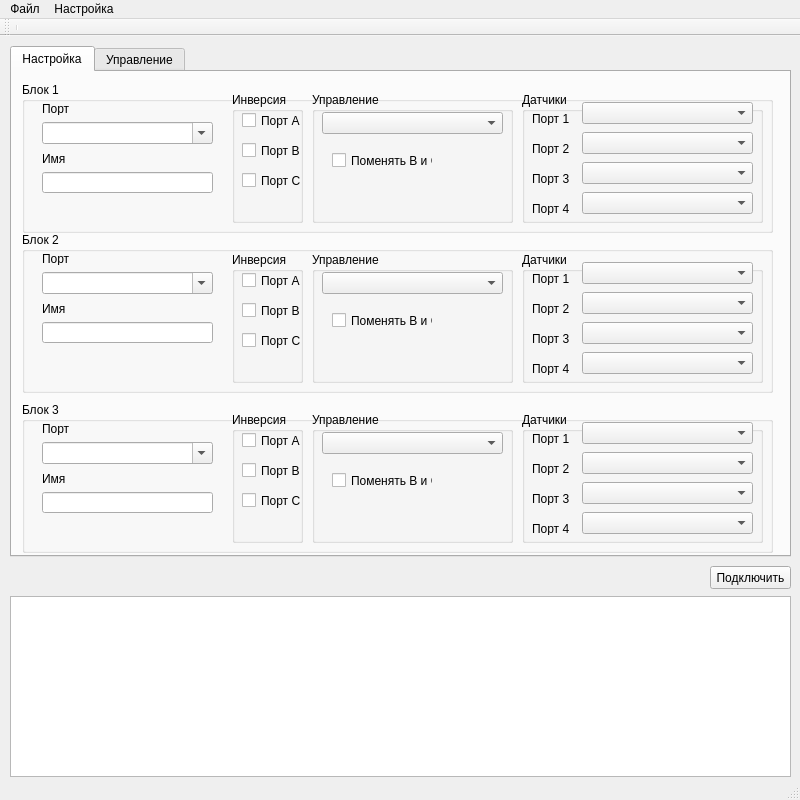
<?xml version="1.0" encoding="UTF-8"?>
<ui version="4.0">
 <class>RC</class>
 <widget class="QMainWindow" name="RC">
  <property name="geometry">
   <rect>
    <x>0</x>
    <y>0</y>
    <width>800</width>
    <height>800</height>
   </rect>
  </property>
  <property name="sizePolicy">
   <sizepolicy hsizetype="Fixed" vsizetype="Fixed">
    <horstretch>0</horstretch>
    <verstretch>0</verstretch>
   </sizepolicy>
  </property>
  <property name="minimumSize">
   <size>
    <width>800</width>
    <height>800</height>
   </size>
  </property>
  <property name="maximumSize">
   <size>
    <width>800</width>
    <height>800</height>
   </size>
  </property>
  <property name="windowTitle">
   <string>RC</string>
  </property>
  <widget class="QWidget" name="centralWidget">
   <widget class="QTabWidget" name="tabWidget">
    <property name="geometry">
     <rect>
      <x>10</x>
      <y>10</y>
      <width>781</width>
      <height>511</height>
     </rect>
    </property>
    <property name="sizePolicy">
     <sizepolicy hsizetype="Maximum" vsizetype="Maximum">
      <horstretch>20</horstretch>
      <verstretch>20</verstretch>
     </sizepolicy>
    </property>
    <property name="sizeIncrement">
     <size>
      <width>800</width>
      <height>600</height>
     </size>
    </property>
    <property name="baseSize">
     <size>
      <width>800</width>
      <height>600</height>
     </size>
    </property>
    <property name="currentIndex">
     <number>0</number>
    </property>
    <widget class="QWidget" name="tab">
     <attribute name="title">
      <string>Настройка</string>
     </attribute>
     <widget class="QGroupBox" name="Block1">
      <property name="geometry">
       <rect>
        <x>10</x>
        <y>10</y>
        <width>751</width>
        <height>151</height>
       </rect>
      </property>
      <property name="title">
       <string>Блок 1</string>
      </property>
      <widget class="QComboBox" name="Port1">
       <property name="geometry">
        <rect>
         <x>20</x>
         <y>40</y>
         <width>171</width>
         <height>22</height>
        </rect>
       </property>
       <property name="editable">
        <bool>true</bool>
       </property>
      </widget>
      <widget class="QLabel" name="LablePort">
       <property name="geometry">
        <rect>
         <x>20</x>
         <y>20</y>
         <width>46</width>
         <height>13</height>
        </rect>
       </property>
       <property name="text">
        <string>Порт</string>
       </property>
      </widget>
      <widget class="QLabel" name="LabelName1">
       <property name="geometry">
        <rect>
         <x>20</x>
         <y>70</y>
         <width>46</width>
         <height>13</height>
        </rect>
       </property>
       <property name="text">
        <string>Имя</string>
       </property>
      </widget>
      <widget class="QLineEdit" name="Name1">
       <property name="geometry">
        <rect>
         <x>20</x>
         <y>90</y>
         <width>171</width>
         <height>21</height>
        </rect>
       </property>
      </widget>
      <widget class="QGroupBox" name="Inverse1">
       <property name="geometry">
        <rect>
         <x>210</x>
         <y>10</y>
         <width>71</width>
         <height>131</height>
        </rect>
       </property>
       <property name="title">
        <string>Инверсия</string>
       </property>
       <widget class="QCheckBox" name="InvA1">
        <property name="geometry">
         <rect>
          <x>10</x>
          <y>20</y>
          <width>61</width>
          <height>17</height>
         </rect>
        </property>
        <property name="text">
         <string>Порт А</string>
        </property>
       </widget>
       <widget class="QCheckBox" name="InvB1">
        <property name="geometry">
         <rect>
          <x>10</x>
          <y>50</y>
          <width>61</width>
          <height>17</height>
         </rect>
        </property>
        <property name="text">
         <string>Порт B</string>
        </property>
       </widget>
       <widget class="QCheckBox" name="InvC1">
        <property name="geometry">
         <rect>
          <x>10</x>
          <y>80</y>
          <width>61</width>
          <height>17</height>
         </rect>
        </property>
        <property name="text">
         <string>Порт C</string>
        </property>
       </widget>
      </widget>
      <widget class="QGroupBox" name="GroupContr1">
       <property name="geometry">
        <rect>
         <x>290</x>
         <y>10</y>
         <width>201</width>
         <height>131</height>
        </rect>
       </property>
       <property name="title">
        <string>Управление</string>
       </property>
       <widget class="QComboBox" name="Contr1">
        <property name="geometry">
         <rect>
          <x>10</x>
          <y>20</y>
          <width>181</width>
          <height>22</height>
         </rect>
        </property>
       </widget>
       <widget class="QCheckBox" name="ReplaceBC1">
        <property name="geometry">
         <rect>
          <x>20</x>
          <y>60</y>
          <width>101</width>
          <height>17</height>
         </rect>
        </property>
        <property name="text">
         <string>Поменять В и С</string>
        </property>
       </widget>
      </widget>
      <widget class="QGroupBox" name="GroupSens1">
       <property name="geometry">
        <rect>
         <x>500</x>
         <y>10</y>
         <width>241</width>
         <height>131</height>
        </rect>
       </property>
       <property name="title">
        <string>Датчики</string>
       </property>
       <widget class="QComboBox" name="Sens11">
        <property name="geometry">
         <rect>
          <x>60</x>
          <y>10</y>
          <width>171</width>
          <height>22</height>
         </rect>
        </property>
       </widget>
       <widget class="QComboBox" name="Sens13">
        <property name="geometry">
         <rect>
          <x>60</x>
          <y>70</y>
          <width>171</width>
          <height>22</height>
         </rect>
        </property>
       </widget>
       <widget class="QComboBox" name="Sens14">
        <property name="geometry">
         <rect>
          <x>60</x>
          <y>100</y>
          <width>171</width>
          <height>22</height>
         </rect>
        </property>
       </widget>
       <widget class="QComboBox" name="Sens12">
        <property name="geometry">
         <rect>
          <x>60</x>
          <y>40</y>
          <width>171</width>
          <height>22</height>
         </rect>
        </property>
       </widget>
       <widget class="QLabel" name="LabelSens11">
        <property name="geometry">
         <rect>
          <x>10</x>
          <y>20</y>
          <width>46</width>
          <height>13</height>
         </rect>
        </property>
        <property name="text">
         <string>Порт 1</string>
        </property>
       </widget>
       <widget class="QLabel" name="LabelSens12">
        <property name="geometry">
         <rect>
          <x>10</x>
          <y>50</y>
          <width>46</width>
          <height>13</height>
         </rect>
        </property>
        <property name="text">
         <string>Порт 2</string>
        </property>
       </widget>
       <widget class="QLabel" name="LabelSens13">
        <property name="geometry">
         <rect>
          <x>10</x>
          <y>80</y>
          <width>46</width>
          <height>13</height>
         </rect>
        </property>
        <property name="text">
         <string>Порт 3</string>
        </property>
       </widget>
       <widget class="QLabel" name="LabelSens14">
        <property name="geometry">
         <rect>
          <x>10</x>
          <y>110</y>
          <width>46</width>
          <height>13</height>
         </rect>
        </property>
        <property name="text">
         <string>Порт 4</string>
        </property>
       </widget>
      </widget>
     </widget>
     <widget class="QGroupBox" name="Block2">
      <property name="geometry">
       <rect>
        <x>10</x>
        <y>160</y>
        <width>751</width>
        <height>161</height>
       </rect>
      </property>
      <property name="title">
       <string>Блок 2</string>
      </property>
      <widget class="QComboBox" name="Port2">
       <property name="geometry">
        <rect>
         <x>20</x>
         <y>40</y>
         <width>171</width>
         <height>22</height>
        </rect>
       </property>
       <property name="editable">
        <bool>true</bool>
       </property>
      </widget>
      <widget class="QLabel" name="LabelPort2">
       <property name="geometry">
        <rect>
         <x>20</x>
         <y>20</y>
         <width>46</width>
         <height>13</height>
        </rect>
       </property>
       <property name="text">
        <string>Порт</string>
       </property>
      </widget>
      <widget class="QLabel" name="LabelName2">
       <property name="geometry">
        <rect>
         <x>20</x>
         <y>70</y>
         <width>46</width>
         <height>13</height>
        </rect>
       </property>
       <property name="text">
        <string>Имя</string>
       </property>
      </widget>
      <widget class="QLineEdit" name="Name2">
       <property name="geometry">
        <rect>
         <x>20</x>
         <y>90</y>
         <width>171</width>
         <height>21</height>
        </rect>
       </property>
      </widget>
      <widget class="QGroupBox" name="GroupContr2">
       <property name="geometry">
        <rect>
         <x>290</x>
         <y>20</y>
         <width>201</width>
         <height>131</height>
        </rect>
       </property>
       <property name="title">
        <string>Управление</string>
       </property>
       <widget class="QComboBox" name="Contr2">
        <property name="geometry">
         <rect>
          <x>10</x>
          <y>20</y>
          <width>181</width>
          <height>22</height>
         </rect>
        </property>
       </widget>
       <widget class="QCheckBox" name="ReplaceBC2">
        <property name="geometry">
         <rect>
          <x>20</x>
          <y>60</y>
          <width>101</width>
          <height>17</height>
         </rect>
        </property>
        <property name="text">
         <string>Поменять В и С</string>
        </property>
       </widget>
      </widget>
      <widget class="QGroupBox" name="GroupSens2">
       <property name="geometry">
        <rect>
         <x>500</x>
         <y>20</y>
         <width>241</width>
         <height>131</height>
        </rect>
       </property>
       <property name="title">
        <string>Датчики</string>
       </property>
       <widget class="QComboBox" name="Sens21">
        <property name="geometry">
         <rect>
          <x>60</x>
          <y>10</y>
          <width>171</width>
          <height>22</height>
         </rect>
        </property>
       </widget>
       <widget class="QComboBox" name="Sens23">
        <property name="geometry">
         <rect>
          <x>60</x>
          <y>70</y>
          <width>171</width>
          <height>22</height>
         </rect>
        </property>
       </widget>
       <widget class="QComboBox" name="Sens24">
        <property name="geometry">
         <rect>
          <x>60</x>
          <y>100</y>
          <width>171</width>
          <height>22</height>
         </rect>
        </property>
       </widget>
       <widget class="QComboBox" name="Sens22">
        <property name="geometry">
         <rect>
          <x>60</x>
          <y>40</y>
          <width>171</width>
          <height>22</height>
         </rect>
        </property>
       </widget>
       <widget class="QLabel" name="LabelSens21">
        <property name="geometry">
         <rect>
          <x>10</x>
          <y>20</y>
          <width>46</width>
          <height>13</height>
         </rect>
        </property>
        <property name="text">
         <string>Порт 1</string>
        </property>
       </widget>
       <widget class="QLabel" name="LabelSens22">
        <property name="geometry">
         <rect>
          <x>10</x>
          <y>50</y>
          <width>46</width>
          <height>13</height>
         </rect>
        </property>
        <property name="text">
         <string>Порт 2</string>
        </property>
       </widget>
       <widget class="QLabel" name="LabelSens23">
        <property name="geometry">
         <rect>
          <x>10</x>
          <y>80</y>
          <width>46</width>
          <height>13</height>
         </rect>
        </property>
        <property name="text">
         <string>Порт 3</string>
        </property>
       </widget>
       <widget class="QLabel" name="LabelSens24">
        <property name="geometry">
         <rect>
          <x>10</x>
          <y>110</y>
          <width>46</width>
          <height>13</height>
         </rect>
        </property>
        <property name="text">
         <string>Порт 4</string>
        </property>
       </widget>
      </widget>
      <widget class="QGroupBox" name="Inverse2">
       <property name="geometry">
        <rect>
         <x>210</x>
         <y>20</y>
         <width>71</width>
         <height>131</height>
        </rect>
       </property>
       <property name="title">
        <string>Инверсия</string>
       </property>
       <widget class="QCheckBox" name="InvA2">
        <property name="geometry">
         <rect>
          <x>10</x>
          <y>20</y>
          <width>61</width>
          <height>17</height>
         </rect>
        </property>
        <property name="text">
         <string>Порт А</string>
        </property>
       </widget>
       <widget class="QCheckBox" name="InvB2">
        <property name="geometry">
         <rect>
          <x>10</x>
          <y>50</y>
          <width>61</width>
          <height>17</height>
         </rect>
        </property>
        <property name="text">
         <string>Порт B</string>
        </property>
       </widget>
       <widget class="QCheckBox" name="InvC2">
        <property name="geometry">
         <rect>
          <x>10</x>
          <y>80</y>
          <width>61</width>
          <height>17</height>
         </rect>
        </property>
        <property name="text">
         <string>Порт C</string>
        </property>
       </widget>
      </widget>
     </widget>
     <widget class="QGroupBox" name="groupBox_3">
      <property name="geometry">
       <rect>
        <x>10</x>
        <y>330</y>
        <width>751</width>
        <height>151</height>
       </rect>
      </property>
      <property name="title">
       <string>Блок 3</string>
      </property>
      <widget class="QComboBox" name="Port3">
       <property name="geometry">
        <rect>
         <x>20</x>
         <y>40</y>
         <width>171</width>
         <height>22</height>
        </rect>
       </property>
       <property name="editable">
        <bool>true</bool>
       </property>
      </widget>
      <widget class="QLabel" name="label31">
       <property name="geometry">
        <rect>
         <x>20</x>
         <y>20</y>
         <width>46</width>
         <height>13</height>
        </rect>
       </property>
       <property name="text">
        <string>Порт</string>
       </property>
      </widget>
      <widget class="QLabel" name="label32">
       <property name="geometry">
        <rect>
         <x>20</x>
         <y>70</y>
         <width>46</width>
         <height>13</height>
        </rect>
       </property>
       <property name="text">
        <string>Имя</string>
       </property>
      </widget>
      <widget class="QLineEdit" name="lineEdit3">
       <property name="geometry">
        <rect>
         <x>20</x>
         <y>90</y>
         <width>171</width>
         <height>21</height>
        </rect>
       </property>
      </widget>
      <widget class="QGroupBox" name="Contr1_4">
       <property name="geometry">
        <rect>
         <x>290</x>
         <y>10</y>
         <width>201</width>
         <height>131</height>
        </rect>
       </property>
       <property name="title">
        <string>Управление</string>
       </property>
       <widget class="QComboBox" name="ContrSelect1_4">
        <property name="geometry">
         <rect>
          <x>10</x>
          <y>20</y>
          <width>181</width>
          <height>22</height>
         </rect>
        </property>
       </widget>
       <widget class="QCheckBox" name="checkBox_4">
        <property name="geometry">
         <rect>
          <x>20</x>
          <y>60</y>
          <width>101</width>
          <height>17</height>
         </rect>
        </property>
        <property name="text">
         <string>Поменять В и С</string>
        </property>
       </widget>
      </widget>
      <widget class="QGroupBox" name="groupBox_6">
       <property name="geometry">
        <rect>
         <x>500</x>
         <y>10</y>
         <width>241</width>
         <height>131</height>
        </rect>
       </property>
       <property name="title">
        <string>Датчики</string>
       </property>
       <widget class="QComboBox" name="Sens1_4">
        <property name="geometry">
         <rect>
          <x>60</x>
          <y>10</y>
          <width>171</width>
          <height>22</height>
         </rect>
        </property>
       </widget>
       <widget class="QComboBox" name="Sens3_4">
        <property name="geometry">
         <rect>
          <x>60</x>
          <y>70</y>
          <width>171</width>
          <height>22</height>
         </rect>
        </property>
       </widget>
       <widget class="QComboBox" name="Sens4_4">
        <property name="geometry">
         <rect>
          <x>60</x>
          <y>100</y>
          <width>171</width>
          <height>22</height>
         </rect>
        </property>
       </widget>
       <widget class="QComboBox" name="Sens2_4">
        <property name="geometry">
         <rect>
          <x>60</x>
          <y>40</y>
          <width>171</width>
          <height>22</height>
         </rect>
        </property>
       </widget>
       <widget class="QLabel" name="label_13">
        <property name="geometry">
         <rect>
          <x>10</x>
          <y>20</y>
          <width>46</width>
          <height>13</height>
         </rect>
        </property>
        <property name="text">
         <string>Порт 1</string>
        </property>
       </widget>
       <widget class="QLabel" name="label_14">
        <property name="geometry">
         <rect>
          <x>10</x>
          <y>50</y>
          <width>46</width>
          <height>13</height>
         </rect>
        </property>
        <property name="text">
         <string>Порт 2</string>
        </property>
       </widget>
       <widget class="QLabel" name="label_15">
        <property name="geometry">
         <rect>
          <x>10</x>
          <y>80</y>
          <width>46</width>
          <height>13</height>
         </rect>
        </property>
        <property name="text">
         <string>Порт 3</string>
        </property>
       </widget>
       <widget class="QLabel" name="label_16">
        <property name="geometry">
         <rect>
          <x>10</x>
          <y>110</y>
          <width>46</width>
          <height>13</height>
         </rect>
        </property>
        <property name="text">
         <string>Порт 4</string>
        </property>
       </widget>
      </widget>
      <widget class="QGroupBox" name="Inverse1_4">
       <property name="geometry">
        <rect>
         <x>210</x>
         <y>10</y>
         <width>71</width>
         <height>131</height>
        </rect>
       </property>
       <property name="title">
        <string>Инверсия</string>
       </property>
       <widget class="QCheckBox" name="InvA1_4">
        <property name="geometry">
         <rect>
          <x>10</x>
          <y>20</y>
          <width>61</width>
          <height>17</height>
         </rect>
        </property>
        <property name="text">
         <string>Порт А</string>
        </property>
       </widget>
       <widget class="QCheckBox" name="InvB1_4">
        <property name="geometry">
         <rect>
          <x>10</x>
          <y>50</y>
          <width>61</width>
          <height>17</height>
         </rect>
        </property>
        <property name="text">
         <string>Порт B</string>
        </property>
       </widget>
       <widget class="QCheckBox" name="InvC1_4">
        <property name="geometry">
         <rect>
          <x>10</x>
          <y>80</y>
          <width>61</width>
          <height>17</height>
         </rect>
        </property>
        <property name="text">
         <string>Порт C</string>
        </property>
       </widget>
      </widget>
     </widget>
    </widget>
    <widget class="QWidget" name="tab_2">
     <attribute name="title">
      <string>Управление</string>
     </attribute>
    </widget>
   </widget>
   <widget class="QPushButton" name="ButtonConnect">
    <property name="geometry">
     <rect>
      <x>710</x>
      <y>530</y>
      <width>81</width>
      <height>23</height>
     </rect>
    </property>
    <property name="text">
     <string>Подключить</string>
    </property>
   </widget>
   <widget class="QTextEdit" name="console">
    <property name="geometry">
     <rect>
      <x>10</x>
      <y>560</y>
      <width>781</width>
      <height>181</height>
     </rect>
    </property>
    <property name="html">
     <string>&lt;!DOCTYPE HTML PUBLIC &quot;-//W3C//DTD HTML 4.0//EN&quot; &quot;http://www.w3.org/TR/REC-html40/strict.dtd&quot;&gt;
&lt;html&gt;&lt;head&gt;&lt;meta name=&quot;qrichtext&quot; content=&quot;1&quot; /&gt;&lt;style type=&quot;text/css&quot;&gt;
p, li { white-space: pre-wrap; }
&lt;/style&gt;&lt;/head&gt;&lt;body style=&quot; font-family:'MS Shell Dlg 2'; font-size:8.25pt; font-weight:400; font-style:normal;&quot;&gt;
&lt;p style=&quot;-qt-paragraph-type:empty; margin-top:0px; margin-bottom:0px; margin-left:0px; margin-right:0px; -qt-block-indent:0; text-indent:0px; font-size:8pt;&quot;&gt;&lt;/p&gt;&lt;/body&gt;&lt;/html&gt;</string>
    </property>
   </widget>
  </widget>
  <widget class="QMenuBar" name="menuBar">
   <property name="geometry">
    <rect>
     <x>0</x>
     <y>0</y>
     <width>800</width>
     <height>21</height>
    </rect>
   </property>
   <widget class="QMenu" name="menu">
    <property name="title">
     <string>Файл</string>
    </property>
    <addaction name="action"/>
    <addaction name="action_2"/>
    <addaction name="separator"/>
    <addaction name="action_3"/>
   </widget>
   <widget class="QMenu" name="menu_2">
    <property name="title">
     <string>Настройка</string>
    </property>
    <addaction name="action_5"/>
    <addaction name="action_6"/>
   </widget>
   <addaction name="menu"/>
   <addaction name="menu_2"/>
  </widget>
  <widget class="QToolBar" name="mainToolBar">
   <attribute name="toolBarArea">
    <enum>TopToolBarArea</enum>
   </attribute>
   <attribute name="toolBarBreak">
    <bool>false</bool>
   </attribute>
   <addaction name="separator"/>
  </widget>
  <widget class="QStatusBar" name="statusBar"/>
  <action name="action">
   <property name="text">
    <string>Сохранить настройки</string>
   </property>
  </action>
  <action name="action_2">
   <property name="text">
    <string>Открыть настройки</string>
   </property>
  </action>
  <action name="action_3">
   <property name="text">
    <string>Выход</string>
   </property>
  </action>
  <action name="action_5">
   <property name="text">
    <string>Подключить</string>
   </property>
  </action>
  <action name="action_6">
   <property name="text">
    <string>Отключить</string>
   </property>
  </action>
 </widget>
 <layoutdefault spacing="6" margin="11"/>
 <resources/>
 <connections/>
</ui>
